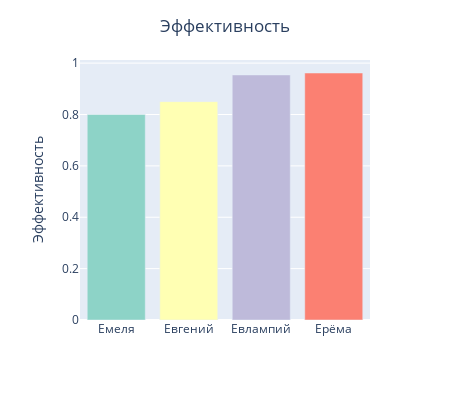

The cell this chart's notebook holds for it:
### Code cell
fig = px.bar(df.sort_values(by='efficiency'), x='name', y='efficiency', color='name',
             width=450, height=400, color_discrete_sequence=px.colors.qualitative.Set3)
for trace in fig.data:
    trace.hovertemplate = '<b>%{x}</b><br>Эффективность %{y}'
fig.update_layout(
    title={
        'text': "Эффективность",
        'y':0.95,
        'x':0.5,
        'xanchor': 'center',
        'yanchor': 'top'},
    xaxis_title='',
    yaxis_title='Эффективность',
    showlegend=False
    )
fig.show()

### Figure 1 — Plotly figure (JSON) as saved in the notebook; plotly's stock layout.template omitted (floating-point values rounded to 4 significant figures)
{"data": [{"alignmentgroup": "True", "hovertemplate": "<b>%{x}</b><br>Эффективность %{y}", "legendgroup": "Емеля", "marker": {"color": "rgb(141,211,199)"}, "name": "Емеля", "offsetgroup": "Емеля", "orientation": "v", "showlegend": true, "textposition": "auto", "type": "bar", "x": ["Емеля"], "xaxis": "x", "y": [0.8], "yaxis": "y"}, {"alignmentgroup": "True", "hovertemplate": "<b>%{x}</b><br>Эффективность %{y}", "legendgroup": "Евгений", "marker": {"color": "rgb(255,255,179)"}, "name": "Евгений", "offsetgroup": "Евгений", "orientation": "v", "showlegend": true, "textposition": "auto", "type": "bar", "x": ["Евгений"], "xaxis": "x", "y": [0.85], "yaxis": "y"}, {"alignmentgroup": "True", "hovertemplate": "<b>%{x}</b><br>Эффективность %{y}", "legendgroup": "Евлампий", "marker": {"color": "rgb(190,186,218)"}, "name": "Евлампий", "offsetgroup": "Евлампий", "orientation": "v", "showlegend": true, "textposition": "auto", "type": "bar", "x": ["Евлампий"], "xaxis": "x", "y": [0.9539], "yaxis": "y"}, {"alignmentgroup": "True", "hovertemplate": "<b>%{x}</b><br>Эффективность %{y}", "legendgroup": "Ерёма", "marker": {"color": "rgb(251,128,114)"}, "name": "Ерёма", "offsetgroup": "Ерёма", "orientation": "v", "showlegend": true, "textposition": "auto", "type": "bar", "x": ["Ерёма"], "xaxis": "x", "y": [0.9615], "yaxis": "y"}], "layout": {"barmode": "relative", "height": 400, "legend": {"title": {"text": "name"}, "tracegroupgap": 0}, "margin": {"t": 60}, "showlegend": false, "title": {"text": "Эффективность", "x": 0.5, "xanchor": "center", "y": 0.95, "yanchor": "top"}, "width": 450, "xaxis": {"anchor": "y", "categoryarray": ["Емеля", "Евгений", "Евлампий", "Ерёма"], "categoryorder": "array", "domain": [0, 1], "title": {"text": ""}}, "yaxis": {"anchor": "x", "domain": [0, 1], "title": {"text": "Эффективность"}}}}
